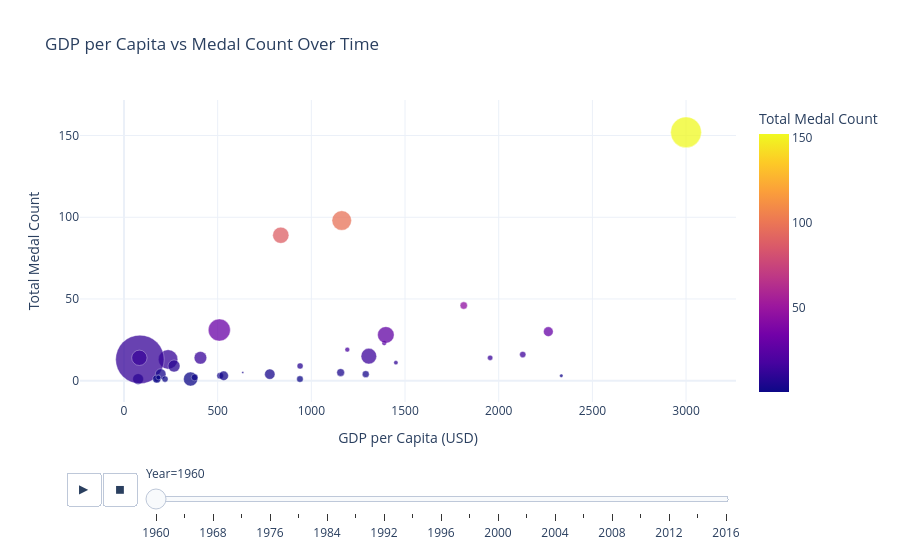

The cell this chart's notebook holds for it:
### Code cell
medals_df = olympics[
    olympics["medal"].notna() &
    olympics["gdp_per_capita"].notna() &
    olympics["population"].notna()
].copy()

country_medals = (
    medals_df
    .groupby(["year", "country", "gdp_per_capita", "population"])
    .size()
    .reset_index(name="medal_count")
)

fig = px.scatter(
    country_medals,
    x="gdp_per_capita",
    y="medal_count",
    size="population",
    color="medal_count",
    animation_frame="year",
    hover_name="country",
    title="GDP per Capita vs Medal Count Over Time",
    labels={
        "gdp_per_capita": "GDP per Capita (USD)",
        "medal_count": "Total Medal Count",
        "population": "Population",
        "year": "Year"
    },
    size_max=60,
    template="plotly_white",
    color_continuous_scale="Plasma"
)

fig.update_traces(marker=dict(line=dict(width=0.4, color="white"), opacity=0.75))
fig.show()

### Figure 1 — Plotly figure (JSON) as saved in the notebook; plotly's stock layout.template omitted (floating-point values rounded to 4 significant figures)
{"data": [{"hovertemplate": "<b>%{hovertext}</b><br><br>Year=1960<br>GDP per Capita (USD)=%{x}<br>Total Medal Count=%{marker.color}<br>Population=%{marker.size}<extra></extra>", "hovertext": ["Argentina", "Australia", "Austria", "Belgium", "Brazil", "Canada", "Denmark", "Ethiopia", "Finland", "France", "Germany", "Ghana", "Greece", "India", "Iran", "Iraq", "Italy", "Japan", "Mexico", "Morocco", "Netherlands", "New Zealand", "Norway", "Pakistan", "Portugal", "South Africa", "Spain", "Sweden", "Switzerland", "Syria", "Trinidad", "Turkey", "UK", "USA", "Venezuela"], "legendgroup": "", "marker": {"color": [4, 46, 9, 4, 13, 30, 23, 1, 19, 15, 98, 1, 3, 13, 4, 1, 89, 31, 1, 1, 5, 3, 11, 14, 2, 3, 14, 16, 14, 2, 5, 9, 28, 152, 1], "coloraxis": "coloraxis", "line": {"color": "white", "width": 0.4}, "opacity": 0.75, "size": [20480000.0, 10280000.0, 7048000.0, 9153000.0, 72180000.0, 17910000.0, 4580000.0, 22150000.0, 4430000.0, 46620000.0, 72810000.0, 6635000.0, 8332000.0, 450500000.0, 21910000.0, 7290000.0, 50200000.0, 93220000.0, 37770000.0, 12330000.0, 11490000.0, 2372000.0, 3581000.0, 44990000.0, 8858000.0, 17100000.0, 30460000.0, 7485000.0, 5328000.0, 4574000.0, 848000.0, 27470000.0, 52400000.0, 180700000.0, 8142000.0], "sizemode": "area", "sizeref": 383000.0, "symbol": "circle"}, "mode": "markers", "name": "", "orientation": "v", "showlegend": false, "type": "scatter", "x": [778.3, 1813.0, 939.9, 1290.0, 235.3, 2265.0, 1389.0, 75.34, 1192.0, 1307.0, 1162.0, 174.9, 513.1, 84.93, 195.6, 218.9, 836.9, 508.7, 355.1, 174.8, 1156.0, 2334.0, 1451.0, 82.02, 377.0, 532.1, 408.0, 2128.0, 1954.0, 183.5, 634.0, 267.1, 1398.0, 3000.0, 939.2], "xaxis": "x", "y": [4, 46, 9, 4, 13, 30, 23, 1, 19, 15, 98, 1, 3, 13, 4, 1, 89, 31, 1, 1, 5, 3, 11, 14, 2, 3, 14, 16, 14, 2, 5, 9, 28, 152, 1], "yaxis": "y"}], "layout": {"coloraxis": {"colorbar": {"title": {"text": "Total Medal Count"}}, "colorscale": [[0, "#0d0887"], [0.1111, "#46039f"], [0.2222, "#7201a8"], [0.3333, "#9c179e"], [0.4444, "#bd3786"], [0.5556, "#d8576b"], [0.6667, "#ed7953"], [0.7778, "#fb9f3a"], [0.8889, "#fdca26"], [1, "#f0f921"]]}, "legend": {"itemsizing": "constant", "tracegroupgap": 0}, "sliders": [{"active": 0, "currentvalue": {"prefix": "Year="}, "len": 0.9, "pad": {"b": 10, "t": 60}, "steps": [{"args": [["1960"], {"frame": {"duration": 0, "redraw": false}, "fromcurrent": true, "mode": "immediate", "transition": {"duration": 0, "easing": "linear"}}], "label": "1960", "method": "animate"}, {"args": [["1964"], {"frame": {"duration": 0, "redraw": false}, "fromcurrent": true, "mode": "immediate", "transition": {"duration": 0, "easing": "linear"}}], "label": "1964", "method": "animate"}, {"args": [["1968"], {"frame": {"duration": 0, "redraw": false}, "fromcurrent": true, "mode": "immediate", "transition": {"duration": 0, "easing": "linear"}}], "label": "1968", "method": "animate"}, {"args": [["1972"], {"frame": {"duration": 0, "redraw": false}, "fromcurrent": true, "mode": "immediate", "transition": {"duration": 0, "easing": "linear"}}], "label": "1972", "method": "animate"}, {"args": [["1976"], {"frame": {"duration": 0, "redraw": false}, "fromcurrent": true, "mode": "immediate", "transition": {"duration": 0, "easing": "linear"}}], "label": "1976", "method": "animate"}, {"args": [["1980"], {"frame": {"duration": 0, "redraw": false}, "fromcurrent": true, "mode": "immediate", "transition": {"duration": 0, "easing": "linear"}}], "label": "1980", "method": "animate"}, {"args": [["1984"], {"frame": {"duration": 0, "redraw": false}, "fromcurrent": true, "mode": "immediate", "transition": {"duration": 0, "easing": "linear"}}], "label": "1984", "method": "animate"}, {"args": [["1988"], {"frame": {"duration": 0, "redraw": false}, "fromcurrent": true, "mode": "immediate", "transition": {"duration": 0, "easing": "linear"}}], "label": "1988", "method": "animate"}, {"args": [["1992"], {"frame": {"duration": 0, "redraw": false}, "fromcurrent": true, "mode": "immediate", "transition": {"duration": 0, "easing": "linear"}}], "label": "1992", "method": "animate"}, {"args": [["1994"], {"frame": {"duration": 0, "redraw": false}, "fromcurrent": true, "mode": "immediate", "transition": {"duration": 0, "easing": "linear"}}], "label": "1994", "method": "animate"}, {"args": [["1996"], {"frame": {"duration": 0, "redraw": false}, "fromcurrent": true, "mode": "immediate", "transition": {"duration": 0, "easing": "linear"}}], "label": "1996", "method": "animate"}, {"args": [["1998"], {"frame": {"duration": 0, "redraw": false}, "fromcurrent": true, "mode": "immediate", "transition": {"duration": 0, "easing": "linear"}}], "label": "1998", "method": "animate"}, {"args": [["2000"], {"frame": {"duration": 0, "redraw": false}, "fromcurrent": true, "mode": "immediate", "transition": {"duration": 0, "easing": "linear"}}], "label": "2000", "method": "animate"}, {"args": [["2002"], {"frame": {"duration": 0, "redraw": false}, "fromcurrent": true, "mode": "immediate", "transition": {"duration": 0, "easing": "linear"}}], "label": "2002", "method": "animate"}, {"args": [["2004"], {"frame": {"duration": 0, "redraw": false}, "fromcurrent": true, "mode": "immediate", "transition": {"duration": 0, "easing": "linear"}}], "label": "2004", "method": "animate"}, {"args": [["2006"], {"frame": {"duration": 0, "redraw": false}, "fromcurrent": true, "mode": "immediate", "transition": {"duration": 0, "easing": "linear"}}], "label": "2006", "method": "animate"}, {"args": [["2008"], {"frame": {"duration": 0, "redraw": false}, "fromcurrent": true, "mode": "immediate", "transition": {"duration": 0, "easing": "linear"}}], "label": "2008", "method": "animate"}, {"args": [["2010"], {"frame": {"duration": 0, "redraw": false}, "fromcurrent": true, "mode": "immediate", "transition": {"duration": 0, "easing": "linear"}}], "label": "2010", "method": "animate"}, {"args": [["2012"], {"frame": {"duration": 0, "redraw": false}, "fromcurrent": true, "mode": "immediate", "transition": {"duration": 0, "easing": "linear"}}], "label": "2012", "method": "animate"}, {"args": [["2014"], {"frame": {"duration": 0, "redraw": false}, "fromcurrent": true, "mode": "immediate", "transition": {"duration": 0, "easing": "linear"}}], "label": "2014", "method": "animate"}, {"args": [["2016"], {"frame": {"duration": 0, "redraw": false}, "fromcurrent": true, "mode": "immediate", "transition": {"duration": 0, "easing": "linear"}}], "label": "2016", "method": "animate"}], "x": 0.1, "xanchor": "left", "y": 0, "yanchor": "top"}], "title": {"text": "GDP per Capita vs Medal Count Over Time"}, "updatemenus": [{"buttons": [{"args": [null, {"frame": {"duration": 500, "redraw": false}, "fromcurrent": true, "mode": "immediate", "transition": {"duration": 500, "easing": "linear"}}], "label": "&#9654;", "method": "animate"}, {"args": [[null], {"frame": {"duration": 0, "redraw": false}, "fromcurrent": true, "mode": "immediate", "transition": {"duration": 0, "easing": "linear"}}], "label": "&#9724;", "method": "animate"}], "direction": "left", "pad": {"r": 10, "t": 70}, "showactive": false, "type": "buttons", "x": 0.1, "xanchor": "right", "y": 0, "yanchor": "top"}], "xaxis": {"anchor": "y", "domain": [0, 1], "title": {"text": "GDP per Capita (USD)"}}, "yaxis": {"anchor": "x", "domain": [0, 1], "title": {"text": "Total Medal Count"}}}}
